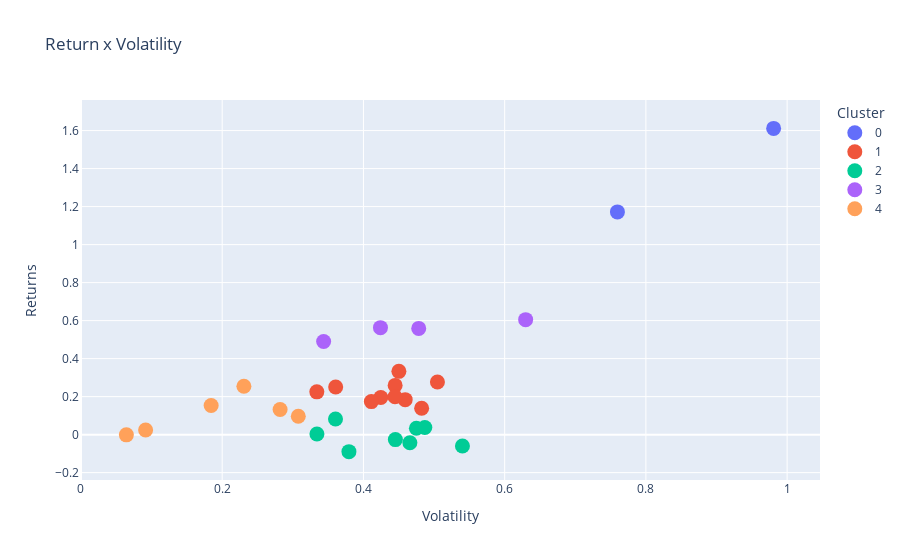

Source (notebook cell):
### Code cell
df_clustered["Cluster"] = df_clustered["Cluster"].astype(str)
df_clustered = df_clustered.sort_values(by="Cluster")

fig = px.scatter(df_clustered,
                 x="Volatility", y="Returns", color="Cluster",
                 title="Return x Volatility")
fig.update_traces(marker_size=15)
fig.show()

### Figure 1 — Plotly figure (JSON) as saved in the notebook; plotly's stock layout.template omitted (floating-point values rounded to 4 significant figures)
{"data": [{"hovertemplate": "Cluster=0<br>Volatility=%{x}<br>Returns=%{y}<extra></extra>", "legendgroup": "0", "marker": {"color": "#636efa", "symbol": "circle", "size": 15}, "mode": "markers", "name": "0", "orientation": "v", "showlegend": true, "x": [0.9809, 0.7597], "xaxis": "x", "y": [1.612, 1.172], "yaxis": "y", "type": "scatter"}, {"hovertemplate": "Cluster=1<br>Volatility=%{x}<br>Returns=%{y}<extra></extra>", "legendgroup": "1", "marker": {"color": "#EF553B", "symbol": "circle", "size": 15}, "mode": "markers", "name": "1", "orientation": "v", "showlegend": true, "x": [0.4591, 0.5048, 0.334, 0.4246, 0.4112, 0.3607, 0.4449, 0.4502, 0.4447, 0.4824], "xaxis": "x", "y": [0.1842, 0.2768, 0.2251, 0.1957, 0.1739, 0.2507, 0.2592, 0.3329, 0.1997, 0.1389], "yaxis": "y", "type": "scatter"}, {"hovertemplate": "Cluster=2<br>Volatility=%{x}<br>Returns=%{y}<extra></extra>", "legendgroup": "2", "marker": {"color": "#00cc96", "symbol": "circle", "size": 15}, "mode": "markers", "name": "2", "orientation": "v", "showlegend": true, "x": [0.4869, 0.5402, 0.475, 0.4658, 0.3604, 0.3341, 0.3795, 0.4452], "xaxis": "x", "y": [0.03762, -0.05987, 0.03375, -0.04296, 0.08263, 0.003229, -0.0894, -0.02603], "yaxis": "y", "type": "scatter"}, {"hovertemplate": "Cluster=3<br>Volatility=%{x}<br>Returns=%{y}<extra></extra>", "legendgroup": "3", "marker": {"color": "#ab63fa", "symbol": "circle", "size": 15}, "mode": "markers", "name": "3", "orientation": "v", "showlegend": true, "x": [0.4783, 0.4241, 0.6297, 0.3436], "xaxis": "x", "y": [0.5591, 0.5628, 0.605, 0.4901], "yaxis": "y", "type": "scatter"}, {"hovertemplate": "Cluster=4<br>Volatility=%{x}<br>Returns=%{y}<extra></extra>", "legendgroup": "4", "marker": {"color": "#FFA15A", "symbol": "circle", "size": 15}, "mode": "markers", "name": "4", "orientation": "v", "showlegend": true, "x": [0.09153, 0.0643, 0.282, 0.1844, 0.3078, 0.2307], "xaxis": "x", "y": [0.02424, -0.00108, 0.1326, 0.1531, 0.09649, 0.2545], "yaxis": "y", "type": "scatter"}], "layout": {"xaxis": {"anchor": "y", "domain": [0.0, 1.0], "title": {"text": "Volatility"}}, "yaxis": {"anchor": "x", "domain": [0.0, 1.0], "title": {"text": "Returns"}}, "legend": {"title": {"text": "Cluster"}, "tracegroupgap": 0}, "title": {"text": "Return x Volatility"}}}
